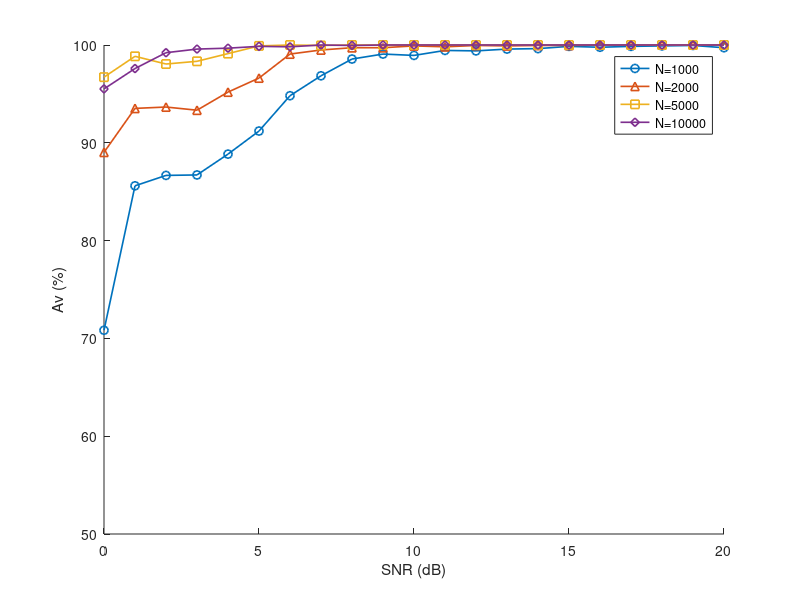
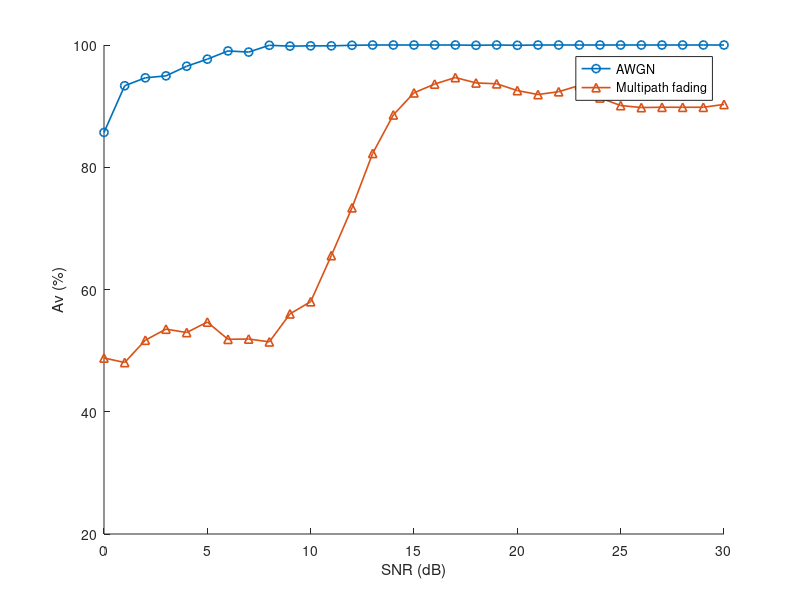
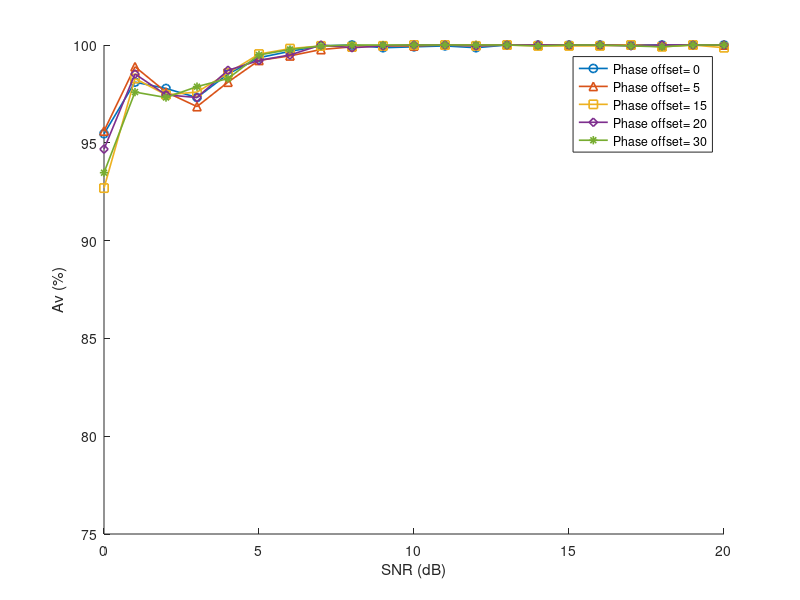
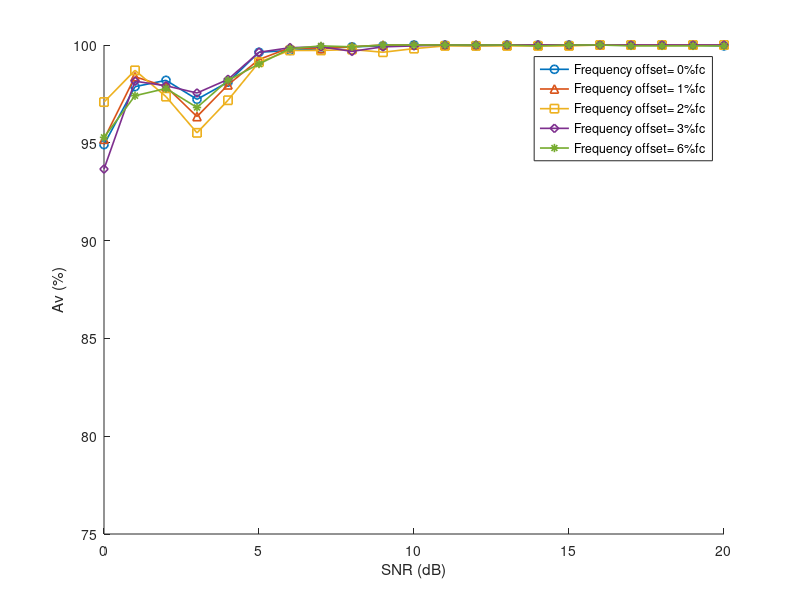

Write the MATLAB code that produced these figures, in order. (Note: this script raises an error after producing the figures.)
close all;
clear;
clc;
%% Fig 7
df1 = csvread('Av_fig7_N1000.csv');
df2 = csvread('Av_fig7_N2000.csv');
df3 = csvread('Av_fig7_N5000.csv');
df4 = csvread('Av_fig7_N10000.csv');
df1 = df1(2:length(df1),:);
df2 = df2(2:length(df2),:);
df3 = df3(2:length(df3),:);
df4 = df4(2:length(df4),:);

hold on;
plot(df1(:,1),100*df1(:,2),'o-','LineWidth',1.2);
plot(df2(:,1),100*df2(:,2),'^-','LineWidth',1.2);
plot(df3(:,1),100*df3(:,2),'s-','LineWidth',1.2);
plot(df4(:,1),100*df4(:,2),'d-','LineWidth',1.2);
ylim([50,100]);
xlabel('SNR (dB)');
ylabel('Av (%)');
legend('N=1000','N=2000','N=5000','N=10000');

%% Fig 8
figure();
df1 = csvread('Av_fig8_ChanAWGN-Only.csv');
df2 = csvread('Av_fig8_ChanMultipath.csv');
df1 = df1(2:length(df1),:);
df2 = df2(2:length(df2),:);

hold on;
plot(df1(:,1),100*df1(:,2),'o-','LineWidth',1.2);
plot(df2(:,1),100*df2(:,2),'^-','LineWidth',1.2);
ylim([20,100]);
xlabel('SNR (dB)');
ylabel('Av (%)');
legend('AWGN','Multipath fading');

%% Fig 9
figure();
df1 = csvread('Av_fig9_Phase0.csv');
df2 = csvread('Av_fig9_Phase5.csv');
df3 = csvread('Av_fig9_Phase15.csv');
df4 = csvread('Av_fig9_Phase20.csv');
df5 = csvread('Av_fig9_Phase30.csv');
df1 = df1(2:length(df1),:);
df2 = df2(2:length(df2),:);
df3 = df3(2:length(df3),:);
df4 = df4(2:length(df4),:);
df5 = df5(2:length(df5),:);

hold on;
plot(df1(:,1),100*df1(:,2),'o-','LineWidth',1.2);
plot(df2(:,1),100*df2(:,2),'^-','LineWidth',1.2);
plot(df3(:,1),100*df3(:,2),'s-','LineWidth',1.2);
plot(df4(:,1),100*df4(:,2),'d-','LineWidth',1.2);
plot(df5(:,1),100*df5(:,2),'*-','LineWidth',1.2);

ylim([75,100]);
xlabel('SNR (dB)');
ylabel('Av (%)');
legend('Phase offset= 0','Phase offset= 5',...
    'Phase offset= 15','Phase offset= 20',...
    'Phase offset= 30');

%% Fig 10
figure();
df1 = csvread('Av_fig10_Freq0.csv');
df2 = csvread('Av_fig10_Freq1.csv');
df3 = csvread('Av_fig10_Freq2.csv');
df4 = csvread('Av_fig10_Freq3.csv');
df5 = csvread('Av_fig10_Freq6.csv');
df1 = df1(2:length(df1),:);
df2 = df2(2:length(df2),:);
df3 = df3(2:length(df3),:);
df4 = df4(2:length(df4),:);
df5 = df5(2:length(df5),:);

hold on;
plot(df1(:,1),100*df1(:,2),'o-','LineWidth',1.2);
plot(df2(:,1),100*df2(:,2),'^-','LineWidth',1.2);
plot(df3(:,1),100*df3(:,2),'s-','LineWidth',1.2);
plot(df4(:,1),100*df4(:,2),'d-','LineWidth',1.2);
plot(df5(:,1),100*df5(:,2),'*-','LineWidth',1.2);

ylim([75,100]);
xlabel('SNR (dB)');
ylabel('Av (%)');
legend('Frequency offset= 0%fc','Frequency offset= 1%fc',...
    'Frequency offset= 2%fc','Frequency offset= 3%fc',...
    'Frequency offset= 6%fc');

%% Fig 12
figure();
df1 = csvread('Av_fig12_L240.csv');
df2 = csvread('Av_fig12_L360.csv');
df3 = csvread('Av_fig12_L480.csv');
df4 = csvread('Av_fig12_L720.csv');
df5 = csvread('Av_fig12_L1080.csv');
df1 = df1(2:length(df1),:);
df2 = df2(2:length(df2),:);
df3 = df3(2:length(df3),:);
df4 = df4(2:length(df4),:);
df5 = df5(2:length(df5),:);

hold on;
plot(df1(:,1),100*df1(:,2),'o-','LineWidth',1.2);
plot(df2(:,1),100*df2(:,2),'^-','LineWidth',1.2);
plot(df3(:,1),100*df3(:,2),'s-','LineWidth',1.2);
plot(df4(:,1),100*df4(:,2),'d-','LineWidth',1.2);
plot(df5(:,1),100*df5(:,2),'*-','LineWidth',1.2);

ylim([70,100]);
xlabel('SNR (dB)');
ylabel('Av (%)');
legend('L=240','L=360','L=480','L=720','L=1080');

%% Fig 13
figure();
df1 = csvread('Av_fig13_L240.csv');
df2 = csvread('Av_fig13_L360.csv');
df3 = csvread('Av_fig13_L480.csv');
df4 = csvread('Av_fig13_L720.csv');
df5 = csvread('Av_fig13_L1080.csv');
df1 = df1(2:length(df1),:);
df2 = df2(2:length(df2),:);
df3 = df3(2:length(df3),:);
df4 = df4(2:length(df4),:);
df5 = df5(2:length(df5),:);

hold on;
plot(df1(:,1),100*df1(:,2),'o-','LineWidth',1.2);
plot(df2(:,1),100*df2(:,2),'^-','LineWidth',1.2);
plot(df3(:,1),100*df3(:,2),'s-','LineWidth',1.2);
plot(df4(:,1),100*df4(:,2),'d-','LineWidth',1.2);
plot(df5(:,1),100*df5(:,2),'*-','LineWidth',1.2);

ylim([70,100]);
xlabel('SNR (dB)');
ylabel('Av (%)');
legend('L=240','L=360','L=480','L=720','L=1080');

%% Fig 14
figure();
df1 = csvread('Av_fig14_1.csv');
df2 = csvread('Av_fig14_2.csv');
df1 = df1(2:length(df1),:);
df2 = df2(2:length(df2),:);

hold on;
plot(df1(:,1),100*df1(:,2),'o-','LineWidth',1.2);
plot(df2(:,1),100*df2(:,2),'^-','LineWidth',1.2);

ylim([70,100]);
xlabel('SNR (dB)');
ylabel('Av (%)');
legend('Training SNR=0~15','Training SNR=0~2~20');